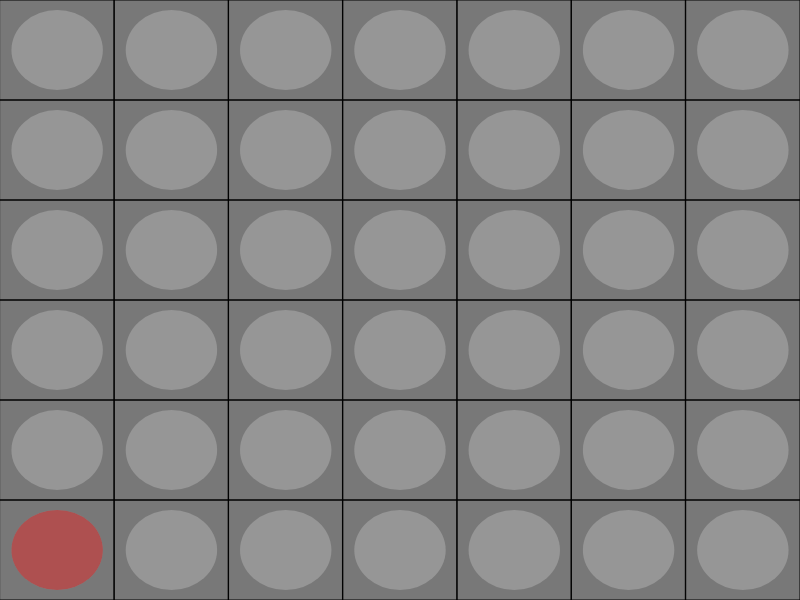
Frame 1 (no input)
Frame 60 (no input): identical to frame 1, image omitted
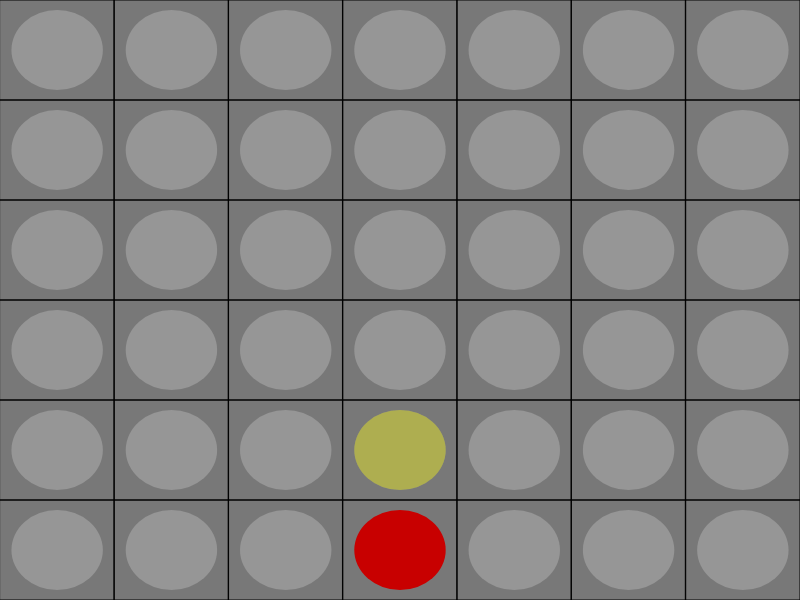
Frame 120 (the mouse pressed at the canvas centre since frame 60)

The p5.js sketch that drew these frames (run headless with seeded random() and noise() and a simulated clock; from frame 60 on, the mouse is pressed at the canvas centre):

// p5.js sketch
// ── sketch.js
// TODO: Win condition

const COLS = 7;
const ROWS = 6;
let w;
let h;
let board;
let redTurn; // true if red, false if yellow
// 0: empty
// 1: red
// 2: yellow

function reset() {
    board = [];
    for (let i = 0; i < ROWS; i++) {
        board[i] = [];
        for (let j = 0; j < COLS; j++) {
            board[i][j] = 0;
        }
    }

    redTurn = true;
    loop();
}

function setup() {
    createCanvas(800, 600);
    w = width / COLS;
    h = height / ROWS;

    textFont("Courier");
    textSize(69);
    textAlign(CENTER, CENTER);

    reset();
}

function draw() {
    background(120);

    const mouseCol = floor(mouseX / w);
    for (let j = 0; j < COLS; j++) {

        const ellipseFactor = .8; // Factor to alter the size of the ellipses

        for (let i = 0; i < ROWS; i++) {
            // Draw squares for board
            noFill();
            stroke(0);
            rect(j * w, i * h, w, h);

            // Draw red and yellow circles
            noStroke()
            if (board[i][j] == 1) fill(200, 0, 0);
            else if (board[i][j] == 2) fill(200, 200, 0);
            else fill(150);
            ellipse((j+.5) * w, (i+.5) * h, w * ellipseFactor, h * ellipseFactor);
        }

        // Draw translucent circle if mouse is over this column
        if (mouseCol == j && mouseY < height && mouseY >= 0 && isLooping()) {
            const i = calcLowestRow(j);
            noStroke();
            if (redTurn) fill(200, 0, 0, 120);
            else fill(200, 200, 0, 120);
            ellipse((j+.5) * w, (i+.5) * h, w * ellipseFactor, h * ellipseFactor);
        }
    }

    if (!isLooping()) {
        stroke(0);
        if (redTurn) fill(200, 0, 0);
        else fill (200, 200, 0);
        text(redTurn ? "Red Wins!": "Yellow Wins!", width * .5, height * .5);
    }
}

function mousePressed() {
    if (mouseX >= 0 && mouseX < width && mouseY >= 0 && mouseY < height) {
        const j = floor(mouseX / w);
        const i = calcLowestRow(j);
        if (i == -1) return;

        let clr;
        if (redTurn) clr = 1;
        else clr = 2;
        board[i][j] = clr;

        // Check if player has won
        // Horizontal
        let hitCount = 0;
        for (let y = 0; y < ROWS; y++) {
            for (let x = 0; x < COLS; x++) {
                if (board[y][x] == clr) hitCount++;
                else hitCount = 0;

                if (hitCount >= 4) {
                    noLoop();
                    return;
                }
            }
        }
        // Vertical
        hitCount = 0;
        for (let x = 0; x < COLS; x++) {
            for (let y = 0; y < ROWS; y++) {
                if (board[y][x] == clr) hitCount++;
                else hitCount = 0;

                if (hitCount >= 4) {
                    noLoop();
                    return;
                }
            }
        }
        // Diagonal top left to bottom right
        for (let x = 0; x < COLS-3; x++) {
            for (let y = 0; y < ROWS-3; y++) {
                if (board[y][x] == clr && board[y+1][x+1] == clr && board[y+2][x+2] == clr && board[y+3][x+3] == clr) {
                    noLoop();
                    return;
                }
            }
        }
        // Diagonal top left to bottom right
        for (let x = 3; x < COLS; x++) {
            for (let y = 0; y < ROWS-3; y++) {
                if (board[y][x] == clr && board[y+1][x-1] == clr && board[y+2][x-2] == clr && board[y+3][x-3] == clr) {
                    noLoop();
                    return;
                }
            }
        }

        redTurn = !redTurn;
    }
}

function calcLowestRow(j) { // Return lowest empty row in a column
    for (let i = ROWS - 1; i >= 0; i--) {
        if (board[i][j] == 0) {
            return(i);
        }
    }
    return -1
}
